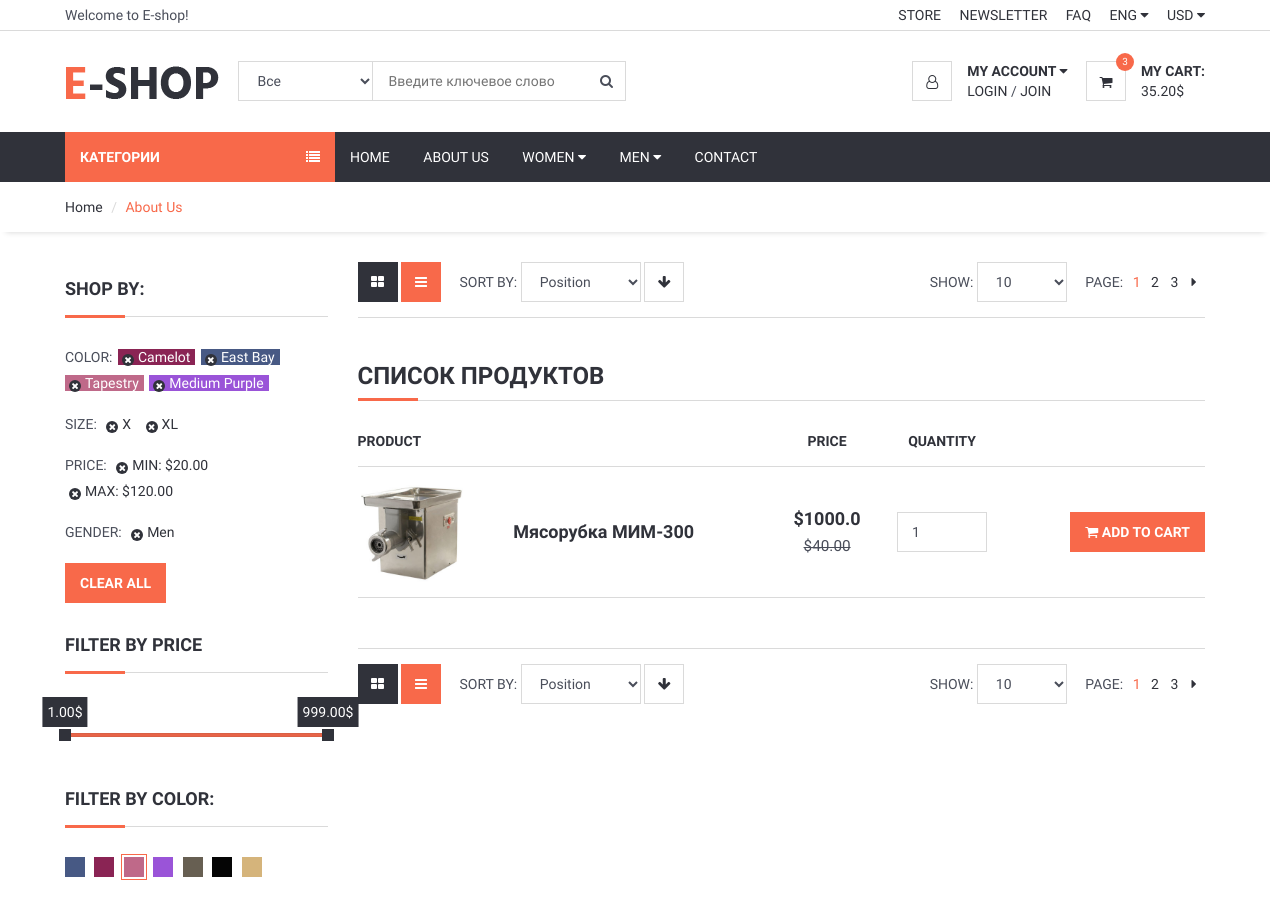
Before: /category/7/meat-grinder (upper part) with the older database file.
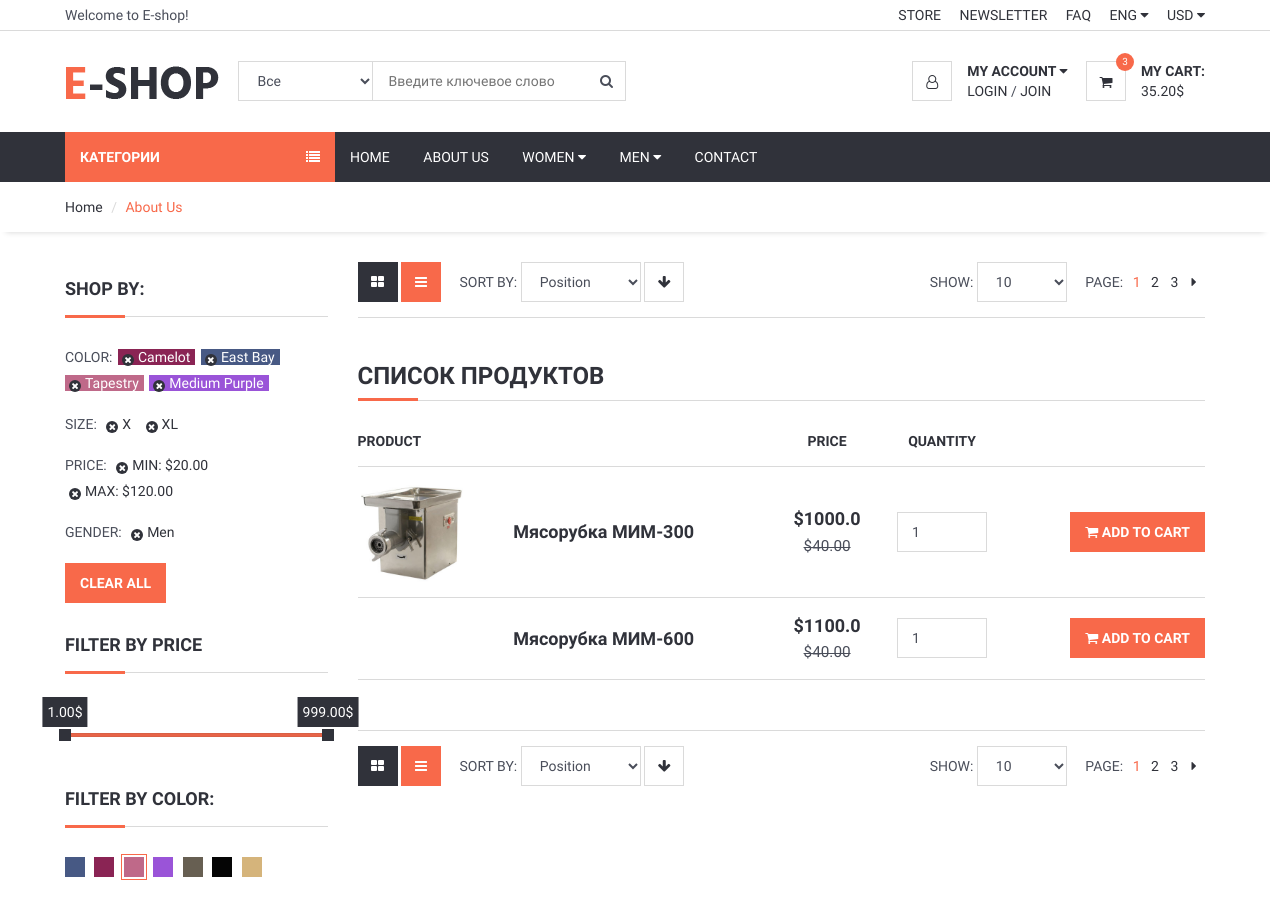
After: the same page with the newer database file.
### product/models.py (models this page shows, shortened)
class Product(models.Model):
    STATUS = (
        ('True', 'True'),
        ('False', 'False'),
    )
    category = models.ForeignKey(Category, on_delete=models.CASCADE) #many to one relation with Category
    title = models.CharField(max_length=150)
    keywords = models.CharField(max_length=255)
    description = models.TextField(max_length=255)
    image = models.ImageField(blank=True, upload_to='images/')
    price = models.FloatField()
    amount = models.IntegerField()
    minamount = models.IntegerField()
    detail = RichTextUploadingField()
    slug = models.SlugField(null=False, unique=True)
    status = models.CharField(max_length=10, choices=STATUS)
    create_at = models.DateTimeField(auto_now_add=True)
    update_at = models.DateTimeField(auto_now=True)
    def image_tag(self):
        return mark_safe('<img src="{}" height="50" width="50"/>'.format(self.image.url))
    image_tag.short_description = 'Image'

### home/views.py (the view)
# urls.py: path('category/<int:id>/<slug:slug>', views.category_products, name='category_products'),
def category_products(request, id, slug):
    category = Category.objects.all()
    catdata = Category.objects.get(pk=id)
    products = Product.objects.filter(category_id=id)
    context = {'products': products,
               'category': category,
               'catdata': catdata}
    return render(request, 'category_products.html', context)

### home/templates/category_products.html (shortened to what this page needs)
{% extends 'homebase.html' %}
{% block sidebar %} {% include 'sidebar.html' %} {% endblock %}
{% block body %}
	<div id="breadcrumb">
		<div class="container">
			<ul class="breadcrumb">
				<li><a href="/">Home</a></li>
				<li class="active">About Us</li>
			</ul>
		</div>
	</div>
	<div class="section">
		<div class="container">
			<div class="row">
				<div id="aside" class="col-md-3">
					<div class="aside">
						<h3 class="aside-title">Shop by:</h3>
						<ul class="filter-list">
							<li><span class="text-uppercase">color:</span></li>
							<li><a href="#" style="color:#FFF; background-color:#8A2454;">Camelot</a></li>
							<li><a href="#" style="color:#FFF; background-color:#475984;">East Bay</a></li>
							<li><a href="#" style="color:#FFF; background-color:#BF6989;">Tapestry</a></li>
							<li><a href="#" style="color:#FFF; background-color:#9A54D8;">Medium Purple</a></li>
						</ul>
						<ul class="filter-list">
							<li><span class="text-uppercase">Size:</span></li>
							<li><a href="#">X</a></li>
							<li><a href="#">XL</a></li>
						</ul>
						<ul class="filter-list">
							<li><span class="text-uppercase">Price:</span></li>
							<li><a href="#">MIN: $20.00</a></li>
							<li><a href="#">MAX: $120.00</a></li>
						</ul>
						<ul class="filter-list">
							<li><span class="text-uppercase">Gender:</span></li>
							<li><a href="#">Men</a></li>
						</ul>
						<button class="primary-btn">Clear All</button>
					</div>
					<div class="aside">
						<h3 class="aside-title">Filter by Price</h3>
						<div id="price-slider"></div>
					</div>
					<div class="aside">
						<h3 class="aside-title">Filter By Color:</h3>
						<ul class="color-option">
							<li><a href="#" style="background-color:#475984;"></a></li>
							<li><a href="#" style="background-color:#8A2454;"></a></li>
							<li class="active"><a href="#" style="background-color:#BF6989;"></a></li>
							<li><a href="#" style="background-color:#9A54D8;"></a></li>
							<li><a href="#" style="background-color:#675F52;"></a></li>
							<li><a href="#" style="background-color:#050505;"></a></li>
							<li><a href="#" style="background-color:#D5B47B;"></a></li>
						</ul>
					</div>
				</div>
				<div id="main" class="col-md-9">
					<div class="store-filter clearfix">
						<div class="pull-left">
							<div class="row-filter">
								<a href="#"><i class="fa fa-th-large"></i></a>
								<a href="#" class="active"><i class="fa fa-bars"></i></a>
							</div>
							<div class="sort-filter">
								<span class="text-uppercase">Sort By:</span>
								<select class="input">
										<option value="0">Position</option>
									</select>
								<a href="#" class="main-btn icon-btn"><i class="fa fa-arrow-down"></i></a>
							</div>
						</div>
						<div class="pull-right">
							<div class="page-filter">
								<span class="text-uppercase">Show:</span>
								<select class="input">
										<option value="0">10</option>
									</select>
							</div>
							<ul class="store-pages">
								<li><span class="text-uppercase">Page:</span></li>
								<li class="active">1</li>
								<li><a href="#">2</a></li>
								<li><a href="#">3</a></li>
								<li><a href="#"><i class="fa fa-caret-right"></i></a></li>
							</ul>
						</div>
					</div>
					<div id="store">
						<div class="row">
                            <div class="col-md-12">
						<div class="order-summary clearfix">
							<div class="section-title">
								<h3 class="title">Список продуктов</h3>
							</div>
							<table class="shopping-cart-table table">
								<thead>
									<tr>
										<th>Product</th>
										<th></th>
										<th class="text-center">Price</th>
										<th class="text-center">Quantity</th>
										<th class="text-right"></th>
									</tr>
								</thead>
								<tbody>
                                    {% for rs in products %}
									<tr>
										<td class="thumb">
                                            <a href="/product/{{ rs.id }}/{{ rs.slug }}">
                                                <img src="{{ rs.image.url }}" alt="" style="height: 100px">
                                            </a></td>
										<td class="details"> <a href="/product/{{ rs.id }}/{{ rs.slug }}">{{ rs.title}}</a></td>
										<td class="price text-center"><strong>${{ rs.price }}</strong><br><del class="font-weak"><small>$40.00</small></del></td>
										<td class="qty text-center"><input class="input" type="number" value="1"></td>
										<td class="text-right"><a href="/addtocard/{{ rs.id }}" class="primary-btn add-to-cart"><i class="fa fa-shopping-cart"></i> Add to Cart</a></td>
									</tr>
                                    {% endfor %}
								</tbody>
							</table>
						</div>
					</div>
						</div>
					</div>
					<div class="store-filter clearfix">
						<div class="pull-left">
							<div class="row-filter">
								<a href="#"><i class="fa fa-th-large"></i></a>
								<a href="#" class="active"><i class="fa fa-bars"></i></a>
							</div>
							<div class="sort-filter">
								<span class="text-uppercase">Sort By:</span>
								<select class="input">
										<option value="0">Position</option>
									</select>
								<a href="#" class="main-btn icon-btn"><i class="fa fa-arrow-down"></i></a>
							</div>
						</div>
						<div class="pull-right">
							<div class="page-filter">
								<span class="text-uppercase">Show:</span>
								<select class="input">
										<option value="0">10</option>
									</select>
							</div>
							<ul class="store-pages">
								<li><span class="text-uppercase">Page:</span></li>
								<li class="active">1</li>
								<li><a href="#">2</a></li>
								<li><a href="#">3</a></li>
								<li><a href="#"><i class="fa fa-caret-right"></i></a></li>
							</ul>
						</div>
					</div>
				</div>
			</div>
		</div>
	</div>
{% endblock %}

### home/templates/homebase.html (shortened to what this page needs)
<!DOCTYPE html>
<html lang="en">
<head>
    {% load static %}
	<link type="text/css" rel="stylesheet" href="{% static '' %}css/bootstrap.min.css" />
	<link type="text/css" rel="stylesheet" href="{% static 'css/slick.css' %}" />
	<link type="text/css" rel="stylesheet" href="{% static '' %}css/slick-theme.css" />
	<link type="text/css" rel="stylesheet" href="{% static '' %}css/nouislider.min.css" />
	<link rel="stylesheet" href="{% static '' %}css/font-awesome.min.css">
	<link type="text/css" rel="stylesheet" href="{% static '' %}css/style.css" />
<link rel="stylesheet" href="https://ajax.googleapis.com/ajax/libs/jqueryui/1.12.1/themes/smoothness/jquery-ui.css">
</head>
<body>
{% include 'header.html' %}
{% block sidebar %} {% endblock %}
{% block body %} {% endblock %}
</body>
</html>

### home/templates/header.html (shortened to what this page needs)
{% load static %}
	<header>
		<div id="top-header">
			<div class="container">
				<div class="pull-left">
					<span>Welcome to E-shop!</span>
				</div>
				<div class="pull-right">
					<ul class="header-top-links">
						<li><a href="#">Store</a></li>
						<li><a href="#">Newsletter</a></li>
						<li><a href="#">FAQ</a></li>
						<li class="dropdown default-dropdown">
							<a class="dropdown-toggle" data-toggle="dropdown" aria-expanded="true">ENG <i class="fa fa-caret-down"></i></a>
						</li>
						<li class="dropdown default-dropdown">
							<a class="dropdown-toggle" data-toggle="dropdown" aria-expanded="true">USD <i class="fa fa-caret-down"></i></a>
						</li>
					</ul>
				</div>
			</div>
		</div>
		<div id="header">
			<div class="container">
				<div class="pull-left">
					<div class="header-logo">
						<a class="logo" href="/">
							<img src="{% static '' %}img/logo.png" alt="">
						</a>
					</div>
					<div class="header-search">
						<form action="/search/" method="post">
							<input id="query" name="query" class="input search-input" type="text" placeholder="Введите ключевое слово">
							<select name="catid" class="input search-categories">
								<option value="0">Все</option>
                            {% load mptt_tags %}
							</select>
							<button class="search-btn"><i class="fa fa-search"></i></button>
						</form>
					</div>
				</div>
				<div class="pull-right">
					<ul class="header-btns">
						<li class="header-account dropdown default-dropdown">
							<div class="dropdown-toggle" role="button" data-toggle="dropdown" aria-expanded="true">
								<div class="header-btns-icon">
									<i class="fa fa-user-o"></i>
								</div>
								<strong class="text-uppercase">My Account <i class="fa fa-caret-down"></i></strong>
							</div>
							<a href="#" class="text-uppercase">Login</a> / <a href="#" class="text-uppercase">Join</a>
						</li>
						<li class="header-cart dropdown default-dropdown">
							<a class="dropdown-toggle" data-toggle="dropdown" aria-expanded="true">
								<div class="header-btns-icon">
									<i class="fa fa-shopping-cart"></i>
									<span class="qty">3</span>
								</div>
								<strong class="text-uppercase">My Cart:</strong>
								<br>
								<span>35.20$</span>
							</a>
						</li>
					</ul>
				</div>
			</div>
		</div>
	</header>

### home/templates/sidebar.html (shortened to what this page needs)
{% load static %}
	<div id="navigation">
		<div class="container">
			<div id="responsive-nav">
                {% if page %}
				<div class="category-nav">
                    {% else %}
                    <div class="category-nav show-on-click">
                    {% endif %}
					<span class="category-header">Категории <i class="fa fa-list"></i></span>
            {% load mptt_tags %}
				</div>
				<div class="menu-nav">
					<ul class="menu-list">
						<li><a href="/">Home</a></li>
						<li><a href="/about">About Us</a></li>
						<li class="dropdown mega-dropdown"><a class="dropdown-toggle" data-toggle="dropdown" aria-expanded="true">Women <i class="fa fa-caret-down"></i></a>
						</li>
						<li class="dropdown mega-dropdown full-width"><a class="dropdown-toggle" data-toggle="dropdown" aria-expanded="true">Men <i class="fa fa-caret-down"></i></a>
						</li>
						<li><a href="/contact">Contact</a></li>
					</ul>
				</div>
			</div>
		</div>
	</div>

### home/templates/footer.html (shortened to what this page needs)
{% load static %}

Changed rows visible on the page:
added Product: title "Мясорубка МИМ-600", price "1100.0"
